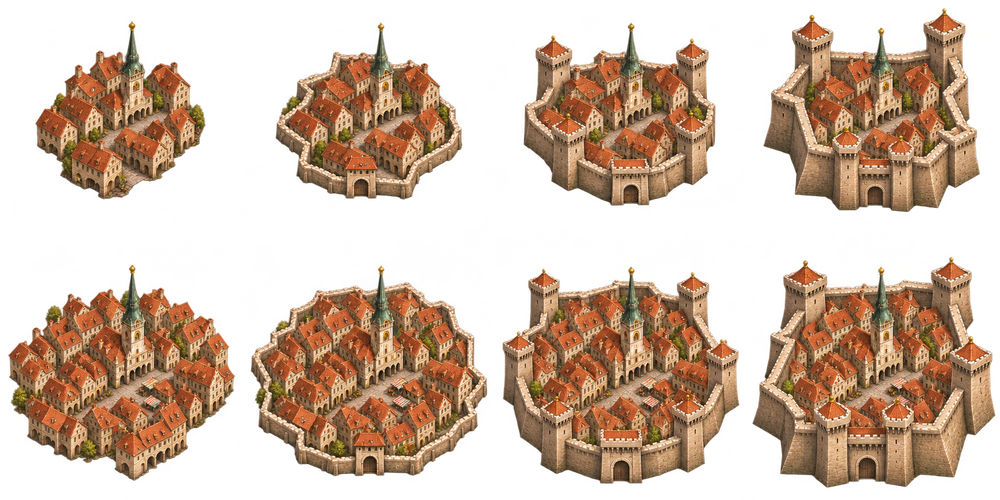
#> input picture game/assets/towns-forts.png, 1000 x 500 px, shrunk from 1774 x 887 before the run, found by its file name
$ python towns250.py
#> lines starting #> are read from the running program, lines starting #| are printed output that depends on the picture
from pathlib import Path
from PIL import Image
import json,re
im=Image.open('game/assets/towns-forts.png')
#> im is the input picture: PIL image 1000x500 RGBA; mean R, G, B, A 86.4, 57.6, 38.4, 119.4
w,h=im.size
#> w = 1000; h = 500
bounds=[]
for row in range(2):
 for col in range(4):
  x,y=col*w//4,row*h//2
  cell=im.crop((x,y,(col+1)*w//4,(row+1)*h//2))
  bounds.append(cell.getchannel('A').point(lambda v:255 if v>40 else 0).getbbox())
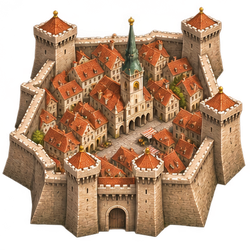
#> cell: PIL image 250x250 RGBA; mean R, G, B, A 121, 84.1, 56.7, 166.9; transparent parts drawn white
#> after the loop, bounds = [(35, 21, 206, 200), (25, 22, 213, 200), (23, 23, 216, 206), (13, 8, 230, 212), (8, 14, 235, 231), (1, 15, 237, 226), (2, 16, 240, 234), (2, 7, 246, 238)]
#> (the run stopped early here; a loop or call above may not have finished)

$ run again, with game/assets/atlas.png copied over game/assets/towns-forts.png
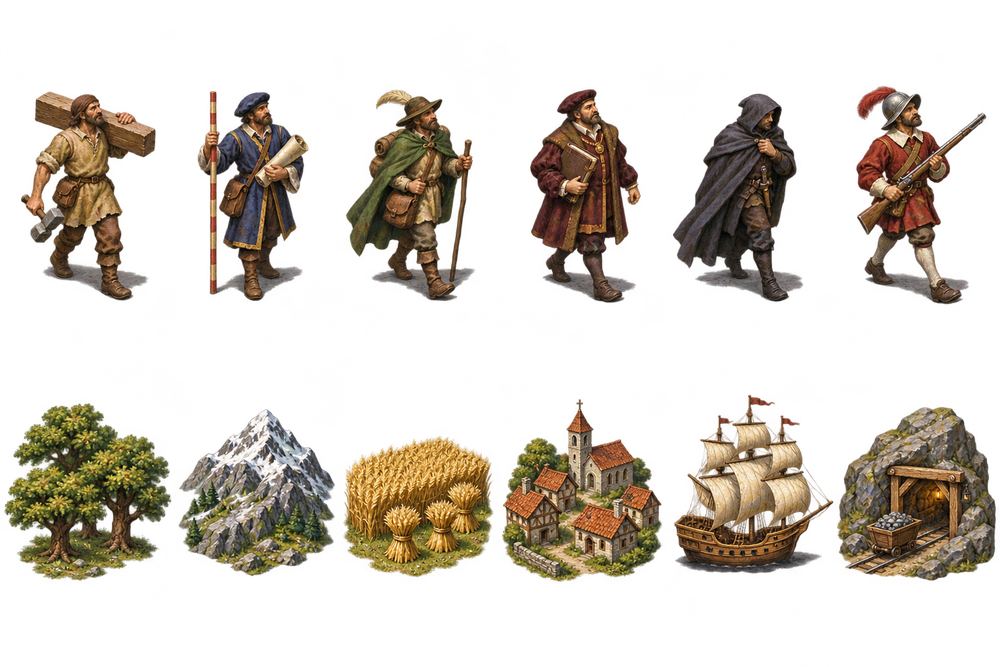
#> input picture game/assets/atlas.png, 1000 x 667 px, shrunk from 1536 x 1024 before the run, found by its file name
#> im is the input picture: PIL image 1000x667 RGBA; mean R, G, B, A 38.2, 30.4, 20.5, 72.8
#> after the loop `for row in range(2):`:
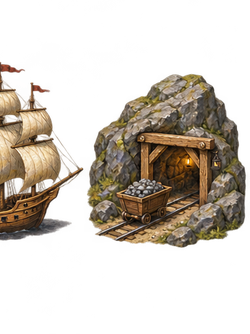
#> cell: PIL image 250x334 RGBA; mean R, G, B, A 46.5, 37.8, 27.7, 86.1; transparent parts drawn white
#> after the loop `for row in range(2):`: bounds = [(21, 91, 250, 301), (0, 90, 225, 301), (30, 89, 250, 303), (0, 86, 236, 305), (4, 70, 250, 248), (0, 76, 243, 244), (2, 61, 250, 249), (0, 62, 246, 248)]

$ run again, with game/assets/development.png copied over game/assets/towns-forts.png
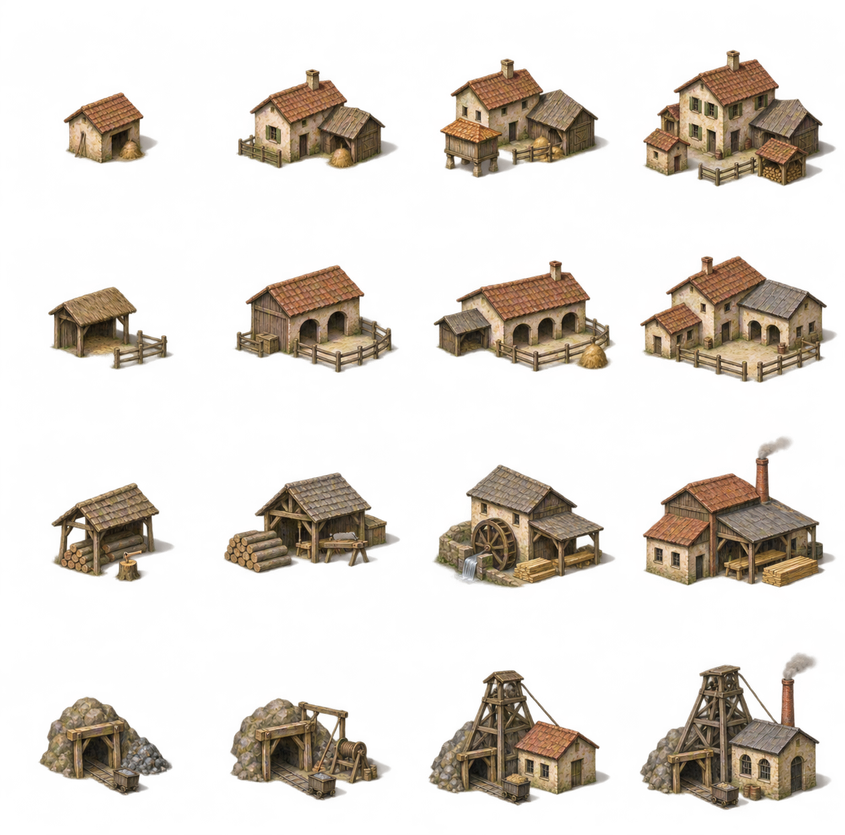
#> input picture game/assets/development.png, 845 x 835 px, shrunk from 1261 x 1247 before the run, found by its file name
#> im is the input picture: PIL image 845x835 RGBA; mean R, G, B, A 42.2, 31.4, 23.6, 62.5
#> after the loop `for row in range(2):`:
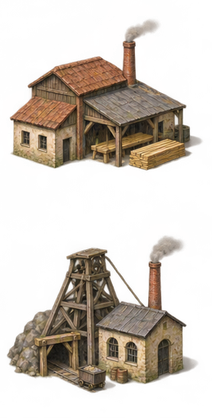
#> cell: PIL image 212x418 RGBA; mean R, G, B, A 66.8, 44.1, 34.7, 88.5; transparent parts drawn white
#> after the loop `for row in range(2):`: bounds = [(48, 92, 173, 370), (24, 69, 187, 373), (11, 58, 193, 372), (7, 50, 204, 383), (39, 66, 174, 379), (13, 55, 189, 384), (6, 47, 193, 389), (7, 19, 202, 393)]
